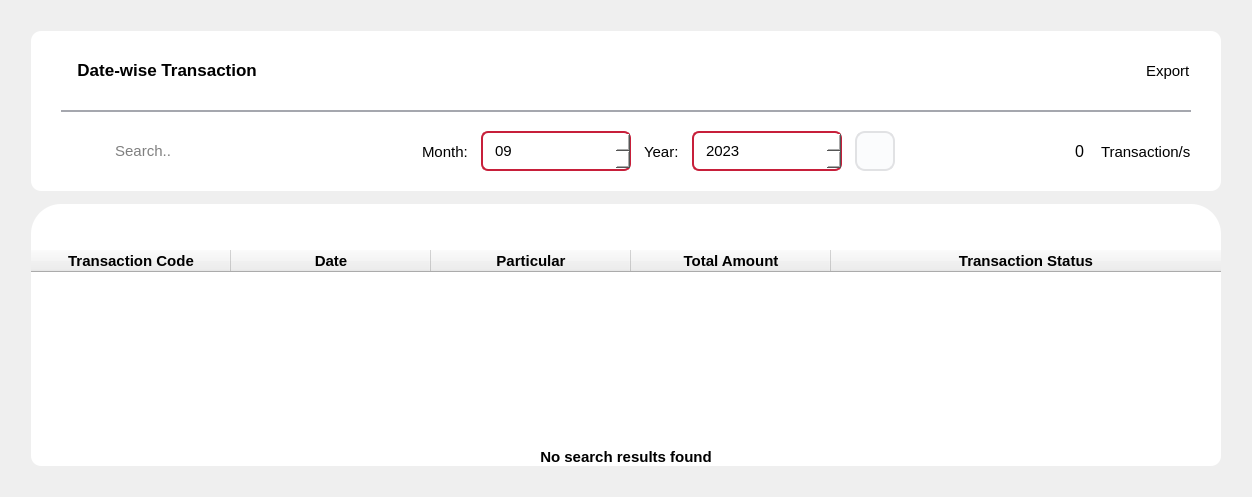
         <widget class="QWidget" name="datewise_transactions">
          <layout class="QVBoxLayout" name="verticalLayout_38">
           <item>
            <widget class="QWidget" name="widget_30" native="true">
             <property name="styleSheet">
              <string notr="true">#date_wise, #date_wise_table {
	background-color:white;
	border-radius: 10px;
}

#separator2 {
	background-color: #d6d9e1;
}
#search1{
	background-color: #f5f7f9;

}
</string>
             </property>
             <layout class="QVBoxLayout" name="verticalLayout_27">
              <property name="spacing">
               <number>13</number>
              </property>
              <property name="leftMargin">
               <number>20</number>
              </property>
              <property name="topMargin">
               <number>20</number>
              </property>
              <property name="rightMargin">
               <number>20</number>
              </property>
              <property name="bottomMargin">
               <number>20</number>
              </property>
              <item>
               <widget class="QWidget" name="widget_31" native="true">
                <property name="sizePolicy">
                 <sizepolicy hsizetype="Preferred" vsizetype="Expanding">
                  <horstretch>0</horstretch>
                  <verstretch>0</verstretch>
                 </sizepolicy>
                </property>
                <layout class="QVBoxLayout" name="verticalLayout_29">
                 <property name="spacing">
                  <number>13</number>
                 </property>
                 <property name="leftMargin">
                  <number>0</number>
                 </property>
                 <property name="topMargin">
                  <number>0</number>
                 </property>
                 <property name="rightMargin">
                  <number>0</number>
                 </property>
                 <property name="bottomMargin">
                  <number>0</number>
                 </property>
                 <item>
                  <widget class="QWidget" name="date_wise" native="true">
                   <property name="minimumSize">
                    <size>
                     <width>0</width>
                     <height>160</height>
                    </size>
                   </property>
                   <property name="maximumSize">
                    <size>
                     <width>16777215</width>
                     <height>160</height>
                    </size>
                   </property>
                   <layout class="QVBoxLayout" name="verticalLayout_25">
                    <property name="spacing">
                     <number>0</number>
                    </property>
                    <property name="leftMargin">
                     <number>30</number>
                    </property>
                    <property name="topMargin">
                     <number>0</number>
                    </property>
                    <property name="rightMargin">
                     <number>30</number>
                    </property>
                    <property name="bottomMargin">
                     <number>0</number>
                    </property>
                    <item>
                     <layout class="QHBoxLayout" name="horizontalLayout_35">
                      <property name="spacing">
                       <number>13</number>
                      </property>
                      <property name="leftMargin">
                       <number>7</number>
                      </property>
                      <property name="topMargin">
                       <number>0</number>
                      </property>
                      <property name="rightMargin">
                       <number>0</number>
                      </property>
                      <property name="bottomMargin">
                       <number>0</number>
                      </property>
                      <item>
                       <widget class="QLabel" name="label_47">
                        <property name="minimumSize">
                         <size>
                          <width>0</width>
                          <height>30</height>
                         </size>
                        </property>
                        <property name="maximumSize">
                         <size>
                          <width>16777215</width>
                          <height>60</height>
                         </size>
                        </property>
                        <property name="baseSize">
                         <size>
                          <width>0</width>
                          <height>0</height>
                         </size>
                        </property>
                        <property name="font">
                         <font>
                          <pointsize>13</pointsize>
                          <weight>75</weight>
                          <bold>true</bold>
                         </font>
                        </property>
                        <property name="text">
                         <string>  Date-wise Transaction</string>
                        </property>
                       </widget>
                      </item>
                      <item>
                       <spacer name="horizontalSpacer_13">
                        <property name="orientation">
                         <enum>Qt::Horizontal</enum>
                        </property>
                        <property name="sizeHint" stdset="0">
                         <size>
                          <width>318</width>
                          <height>20</height>
                         </size>
                        </property>
                       </spacer>
                      </item>
                      <item>
                       <layout class="QHBoxLayout" name="horizontalLayout_37">
                        <property name="spacing">
                         <number>0</number>
                        </property>
                        <item>
                         <widget class="QPushButton" name="printreport_dwt_btn">
                          <property name="minimumSize">
                           <size>
                            <width>35</width>
                            <height>35</height>
                           </size>
                          </property>
                          <property name="maximumSize">
                           <size>
                            <width>35</width>
                            <height>35</height>
                           </size>
                          </property>
                          <property name="cursor">
                           <cursorShape>PointingHandCursor</cursorShape>
                          </property>
                          <property name="text">
                           <string/>
                          </property>
                          <property name="icon">
                           <iconset resource="resource.qrc">
                            <normaloff>:/icon/icon/001lighticons-67full.png</normaloff>:/icon/icon/001lighticons-67full.png</iconset>
                          </property>
                          <property name="iconSize">
                           <size>
                            <width>60</width>
                            <height>60</height>
                           </size>
                          </property>
                          <property name="flat">
                           <bool>true</bool>
                          </property>
                         </widget>
                        </item>
                        <item>
                         <widget class="QLabel" name="label_54">
                          <property name="font">
                           <font>
                            <pointsize>11</pointsize>
                           </font>
                          </property>
                          <property name="text">
                           <string>Export</string>
                          </property>
                         </widget>
                        </item>
                       </layout>
                      </item>
                     </layout>
                    </item>
                    <item>
                     <widget class="QFrame" name="separator2">
                      <property name="minimumSize">
                       <size>
                        <width>0</width>
                        <height>2</height>
                       </size>
                      </property>
                      <property name="maximumSize">
                       <size>
                        <width>16777215</width>
                        <height>2</height>
                       </size>
                      </property>
                      <property name="frameShape">
                       <enum>QFrame::StyledPanel</enum>
                      </property>
                      <property name="frameShadow">
                       <enum>QFrame::Raised</enum>
                      </property>
                     </widget>
                    </item>
                    <item>
                     <layout class="QHBoxLayout" name="horizontalLayout_57">
                      <property name="spacing">
                       <number>13</number>
                      </property>
                      <property name="leftMargin">
                       <number>0</number>
                      </property>
                      <property name="topMargin">
                       <number>0</number>
                      </property>
                      <property name="bottomMargin">
                       <number>0</number>
                      </property>
                      <item>
                       <layout class="QHBoxLayout" name="horizontalLayout_36">
                        <item>
                         <widget class="QPushButton" name="search_dwt_btn">
                          <property name="enabled">
                           <bool>false</bool>
                          </property>
                          <property name="minimumSize">
                           <size>
                            <width>35</width>
                            <height>35</height>
                           </size>
                          </property>
                          <property name="maximumSize">
                           <size>
                            <width>35</width>
                            <height>35</height>
                           </size>
                          </property>
                          <property name="text">
                           <string/>
                          </property>
                          <property name="icon">
                           <iconset resource="resource.qrc">
                            <normaloff>:/icon/icon/search-13-48.ico</normaloff>:/icon/icon/search-13-48.ico</iconset>
                          </property>
                          <property name="flat">
                           <bool>true</bool>
                          </property>
                         </widget>
                        </item>
                        <item>
                         <widget class="QLineEdit" name="edit_search_dwt">
                          <property name="minimumSize">
                           <size>
                            <width>300</width>
                            <height>40</height>
                           </size>
                          </property>
                          <property name="maximumSize">
                           <size>
                            <width>16777215</width>
                            <height>40</height>
                           </size>
                          </property>
                          <property name="font">
                           <font>
                            <pointsize>11</pointsize>
                           </font>
                          </property>
                          <property name="frame">
                           <bool>false</bool>
                          </property>
                          <property name="placeholderText">
                           <string> Search..</string>
                          </property>
                         </widget>
                        </item>
                       </layout>
                      </item>
                      <item>
                       <widget class="QLabel" name="label_60">
                        <property name="font">
                         <font>
                          <pointsize>11</pointsize>
                         </font>
                        </property>
                        <property name="text">
                         <string>Month:</string>
                        </property>
                       </widget>
                      </item>
                      <item>
                       <widget class="QDateEdit" name="date_month_tnx">
                        <property name="minimumSize">
                         <size>
                          <width>150</width>
                          <height>40</height>
                         </size>
                        </property>
                        <property name="font">
                         <font>
                          <pointsize>11</pointsize>
                         </font>
                        </property>
                        <property name="cursor">
                         <cursorShape>PointingHandCursor</cursorShape>
                        </property>
                        <property name="styleSheet">
                         <string notr="true">QDateEdit{
	background-color:white;
	color:black;
	border-radius:7px;
    border: 2px solid #c71f3a;
	padding-left: 10px;
}

QDateEdit::drop-down {
	border: 2px;
	background-color: #c71f3a;
	padding: 5px 5px;
width: 15px;
}

QDateEdit::down-arrow {
	image: url(:/icon/icon/down-arrow.png);
	width: 15px;
	height: 15px;
	padding: 10px 10px;
}</string>
                        </property>
                        <property name="dateTime">
                         <datetime>
                          <hour>0</hour>
                          <minute>0</minute>
                          <second>0</second>
                          <year>2023</year>
                          <month>9</month>
                          <day>1</day>
                         </datetime>
                        </property>
                        <property name="displayFormat">
                         <string>MM</string>
                        </property>
                        <property name="calendarPopup">
                         <bool>false</bool>
                        </property>
                       </widget>
                      </item>
                      <item>
                       <widget class="QLabel" name="label_52">
                        <property name="font">
                         <font>
                          <pointsize>11</pointsize>
                         </font>
                        </property>
                        <property name="text">
                         <string>Year:</string>
                        </property>
                       </widget>
                      </item>
                      <item>
                       <widget class="QDateEdit" name="date_year_tnx">
                        <property name="minimumSize">
                         <size>
                          <width>150</width>
                          <height>40</height>
                         </size>
                        </property>
                        <property name="font">
                         <font>
                          <pointsize>11</pointsize>
                         </font>
                        </property>
                        <property name="cursor">
                         <cursorShape>PointingHandCursor</cursorShape>
                        </property>
                        <property name="styleSheet">
                         <string notr="true">QDateEdit{
	background-color:white;
	color:black;
	border-radius:7px;
    border: 2px solid #c71f3a;
	padding-left: 10px;
}

QDateEdit::drop-down {
	border: 2px;
	background-color: #c71f3a;
	padding: 5px 5px;
width: 15px;
}

QDateEdit::down-arrow {
	image: url(:/icon/icon/down-arrow.png);
	width: 15px;
	height: 15px;
	padding: 10px 10px;
}</string>
                        </property>
                        <property name="dateTime">
                         <datetime>
                          <hour>0</hour>
                          <minute>0</minute>
                          <second>0</second>
                          <year>2023</year>
                          <month>9</month>
                          <day>14</day>
                         </datetime>
                        </property>
                        <property name="minimumDate">
                         <date>
                          <year>2023</year>
                          <month>9</month>
                          <day>14</day>
                         </date>
                        </property>
                        <property name="displayFormat">
                         <string>yyyy</string>
                        </property>
                        <property name="calendarPopup">
                         <bool>false</bool>
                        </property>
                       </widget>
                      </item>
                      <item>
                       <widget class="QPushButton" name="pushButton_6">
                        <property name="minimumSize">
                         <size>
                          <width>40</width>
                          <height>40</height>
                         </size>
                        </property>
                        <property name="maximumSize">
                         <size>
                          <width>40</width>
                          <height>40</height>
                         </size>
                        </property>
                        <property name="cursor">
                         <cursorShape>PointingHandCursor</cursorShape>
                        </property>
                        <property name="styleSheet">
                         <string notr="true">QPushButton{
	border: 2px solid #e1e2e4;
	background-color: #fbfcfd;
	border-radius: 10px;
}

</string>
                        </property>
                        <property name="text">
                         <string/>
                        </property>
                        <property name="icon">
                         <iconset resource="resource.qrc">
                          <normaloff>:/icon/icon/01lighticons-04full.png</normaloff>:/icon/icon/01lighticons-04full.png</iconset>
                        </property>
                        <property name="iconSize">
                         <size>
                          <width>35</width>
                          <height>35</height>
                         </size>
                        </property>
                        <property name="flat">
                         <bool>true</bool>
                        </property>
                       </widget>
                      </item>
                      <item>
                       <spacer name="horizontalSpacer_14">
                        <property name="orientation">
                         <enum>Qt::Horizontal</enum>
                        </property>
                        <property name="sizeHint" stdset="0">
                         <size>
                          <width>40</width>
                          <height>20</height>
                         </size>
                        </property>
                       </spacer>
                      </item>
                      <item>
                       <layout class="QHBoxLayout" name="horizontalLayout_38">
                        <item>
                         <widget class="QLineEdit" name="lineEdit_2">
                          <property name="minimumSize">
                           <size>
                            <width>0</width>
                            <height>40</height>
                           </size>
                          </property>
                          <property name="font">
                           <font>
                            <pointsize>12</pointsize>
                           </font>
                          </property>
                          <property name="text">
                           <string>0</string>
                          </property>
                          <property name="frame">
                           <bool>false</bool>
                          </property>
                          <property name="alignment">
                           <set>Qt::AlignRight|Qt::AlignTrailing|Qt::AlignVCenter</set>
                          </property>
                          <property name="readOnly">
                           <bool>true</bool>
                          </property>
                         </widget>
                        </item>
                        <item>
                         <widget class="QLabel" name="label_53">
                          <property name="font">
                           <font>
                            <pointsize>11</pointsize>
                           </font>
                          </property>
                          <property name="text">
                           <string>Transaction/s</string>
                          </property>
                         </widget>
                        </item>
                       </layout>
                      </item>
                     </layout>
                    </item>
                   </layout>
                  </widget>
                 </item>
                 <item>
                  <widget class="QWidget" name="date_wise_table" native="true">
                   <property name="styleSheet">
                    <string notr="true">
#date_wise_table{

	border-top-left-radius: 30px;
	border-top-right-radius: 30px;
}</string>
                   </property>
                   <layout class="QVBoxLayout" name="verticalLayout_30">
                    <property name="leftMargin">
                     <number>0</number>
                    </property>
                    <property name="topMargin">
                     <number>0</number>
                    </property>
                    <property name="rightMargin">
                     <number>0</number>
                    </property>
                    <property name="bottomMargin">
                     <number>0</number>
                    </property>
                    <item>
                     <widget class="QLabel" name="blue_border_2">
                      <property name="minimumSize">
                       <size>
                        <width>0</width>
                        <height>40</height>
                       </size>
                      </property>
                      <property name="font">
                       <font>
                        <pointsize>11</pointsize>
                        <weight>75</weight>
                        <bold>true</bold>
                       </font>
                      </property>
                      <property name="styleSheet">
                       <string>QDateEdit{
	background-color:white;
	color:black;
	border-radius:7px;
    border: 2px solid #c71f3a;
	padding-left: 10px;
}

QDateEdit::drop-down {
	border: 1px;
	background-color: #c71f3a;
	padding: 5px 5px;
width: 15px;
}

QDateEdit::down-arrow {
	image: url(:/icon/icon/down-arrow.png);
	width: 15px;
	height: 15px;
	padding: 10px 10px;
}</string>
                      </property>
                      <property name="text">
                       <string/>
                      </property>
                     </widget>
                    </item>
                    <item>
                     <widget class="QTableWidget" name="datewise_transaction_table">
                      <property name="font">
                       <font>
                        <pointsize>11</pointsize>
                       </font>
                      </property>
                      <property name="frameShape">
                       <enum>QFrame::NoFrame</enum>
                      </property>
                      <property name="frameShadow">
                       <enum>QFrame::Plain</enum>
                      </property>
                      <property name="editTriggers">
                       <set>QAbstractItemView::NoEditTriggers</set>
                      </property>
                      <property name="selectionMode">
                       <enum>QAbstractItemView::MultiSelection</enum>
                      </property>
                      <property name="selectionBehavior">
                       <enum>QAbstractItemView::SelectRows</enum>
                      </property>
                      <property name="showGrid">
                       <bool>true</bool>
                      </property>
                      <attribute name="horizontalHeaderCascadingSectionResizes">
                       <bool>false</bool>
                      </attribute>
                      <attribute name="horizontalHeaderDefaultSectionSize">
                       <number>200</number>
                      </attribute>
                      <attribute name="horizontalHeaderStretchLastSection">
                       <bool>true</bool>
                      </attribute>
                      <column>
                       <property name="text">
                        <string>Transaction Code</string>
                       </property>
                       <property name="font">
                        <font>
                         <pointsize>11</pointsize>
                         <weight>75</weight>
                         <bold>true</bold>
                        </font>
                       </property>
                      </column>
                      <column>
                       <property name="text">
                        <string>Date</string>
                       </property>
                       <property name="font">
                        <font>
                         <pointsize>11</pointsize>
                         <weight>75</weight>
                         <bold>true</bold>
                        </font>
                       </property>
                      </column>
                      <column>
                       <property name="text">
                        <string>Particular</string>
                       </property>
                       <property name="font">
                        <font>
                         <pointsize>11</pointsize>
                         <weight>75</weight>
                         <bold>true</bold>
                        </font>
                       </property>
                      </column>
                      <column>
                       <property name="text">
                        <string>Total Amount</string>
                       </property>
                       <property name="font">
                        <font>
                         <pointsize>11</pointsize>
                         <weight>75</weight>
                         <bold>true</bold>
                        </font>
                       </property>
                      </column>
                      <column>
                       <property name="text">
                        <string>Transaction Status</string>
                       </property>
                       <property name="font">
                        <font>
                         <pointsize>11</pointsize>
                         <weight>75</weight>
                         <bold>true</bold>
                        </font>
                       </property>
                      </column>
                     </widget>
                    </item>
                    <item>
                     <widget class="QLabel" name="no_datewiseT_found">
                      <property name="font">
                       <font>
                        <pointsize>11</pointsize>
                        <weight>75</weight>
                        <bold>true</bold>
                       </font>
                      </property>
                      <property name="text">
                       <string>No search results found</string>
                      </property>
                      <property name="alignment">
                       <set>Qt::AlignCenter</set>
                      </property>
                     </widget>
                    </item>
                   </layout>
                  </widget>
                 </item>
                </layout>
               </widget>
              </item>
             </layout>
            </widget>
           </item>
          </layout>
         </widget>
